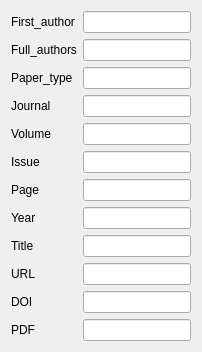
                   <widget class="QWidget" name="formLayoutWidget_2">
                    <layout class="QGridLayout" name="gridLayout">
                     <item row="0" column="0">
                      <widget class="QLabel" name="label_8">
                       <property name="text">
                        <string>First_author</string>
                       </property>
                      </widget>
                     </item>
                     <item row="2" column="1">
                      <widget class="QLineEdit" name="lineEdit_paper_type"/>
                     </item>
                     <item row="0" column="1">
                      <widget class="QLineEdit" name="lineEdit_1st_author"/>
                     </item>
                     <item row="4" column="1">
                      <widget class="QLineEdit" name="lineEdit_volume"/>
                     </item>
                     <item row="1" column="0">
                      <widget class="QLabel" name="label_26">
                       <property name="text">
                        <string>Full_authors</string>
                       </property>
                      </widget>
                     </item>
                     <item row="6" column="0">
                      <widget class="QLabel" name="label_29">
                       <property name="text">
                        <string>Issue</string>
                       </property>
                      </widget>
                     </item>
                     <item row="3" column="1">
                      <widget class="QLineEdit" name="lineEdit_journal"/>
                     </item>
                     <item row="3" column="0">
                      <widget class="QLabel" name="label_18">
                       <property name="text">
                        <string>Journal</string>
                       </property>
                      </widget>
                     </item>
                     <item row="2" column="0">
                      <widget class="QLabel" name="label_27">
                       <property name="text">
                        <string>Paper_type</string>
                       </property>
                      </widget>
                     </item>
                     <item row="4" column="0">
                      <widget class="QLabel" name="label_28">
                       <property name="text">
                        <string>Volume</string>
                       </property>
                      </widget>
                     </item>
                     <item row="6" column="1">
                      <widget class="QLineEdit" name="lineEdit_issue"/>
                     </item>
                     <item row="1" column="1">
                      <widget class="QLineEdit" name="lineEdit_full_author"/>
                     </item>
                     <item row="7" column="0">
                      <widget class="QLabel" name="label_32">
                       <property name="text">
                        <string>Page</string>
                       </property>
                      </widget>
                     </item>
                     <item row="7" column="1">
                      <widget class="QLineEdit" name="lineEdit_page"/>
                     </item>
                     <item row="8" column="0">
                      <widget class="QLabel" name="label_19">
                       <property name="text">
                        <string>Year</string>
                       </property>
                      </widget>
                     </item>
                     <item row="8" column="1">
                      <widget class="QLineEdit" name="lineEdit_year"/>
                     </item>
                     <item row="9" column="0">
                      <widget class="QLabel" name="label_20">
                       <property name="text">
                        <string>Title</string>
                       </property>
                      </widget>
                     </item>
                     <item row="9" column="1">
                      <widget class="QLineEdit" name="lineEdit_title"/>
                     </item>
                     <item row="10" column="0">
                      <widget class="QLabel" name="label_21">
                       <property name="text">
                        <string>URL</string>
                       </property>
                      </widget>
                     </item>
                     <item row="10" column="1">
                      <widget class="QLineEdit" name="lineEdit_url"/>
                     </item>
                     <item row="11" column="0">
                      <widget class="QLabel" name="label_22">
                       <property name="text">
                        <string>DOI</string>
                       </property>
                      </widget>
                     </item>
                     <item row="11" column="1">
                      <widget class="QLineEdit" name="lineEdit_doi"/>
                     </item>
                     <item row="12" column="0">
                      <widget class="QLabel" name="label_11">
                       <property name="text">
                        <string>PDF</string>
                       </property>
                      </widget>
                     </item>
                     <item row="12" column="1">
                      <widget class="QLineEdit" name="lineEdit_pdf"/>
                     </item>
                    </layout>
                   </widget>
